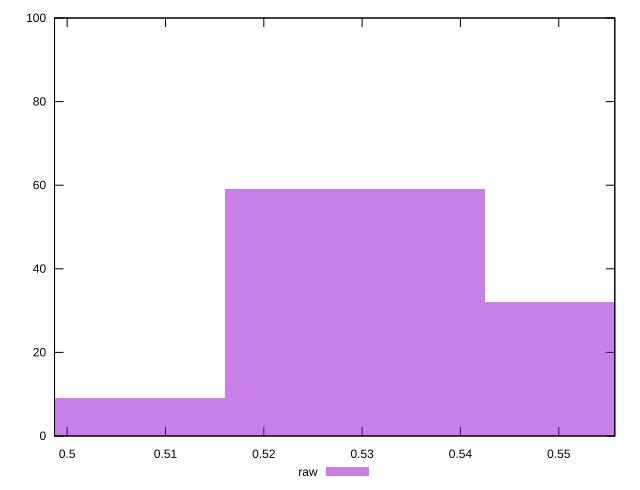

gnuplot code for this plot:
reset

$raw <<EOF
0.5292609388385572 59
0.555723985780485 32
0.5027978918966294 9
EOF

set key outside below
set boxwidth 0.02646304694192786
set xrange [0.4987142483890919:0.5557012301041877]
set yrange [0:100]
set trange [0:100]
set style fill transparent solid 0.5 noborder
set terminal svg size 640, 490 enhanced background rgb 'white'
set output "reprap/meta/score/samples/pages+cached+nointeractive/raw/histogram.svg"

plot $raw title "raw" with boxes

reset
